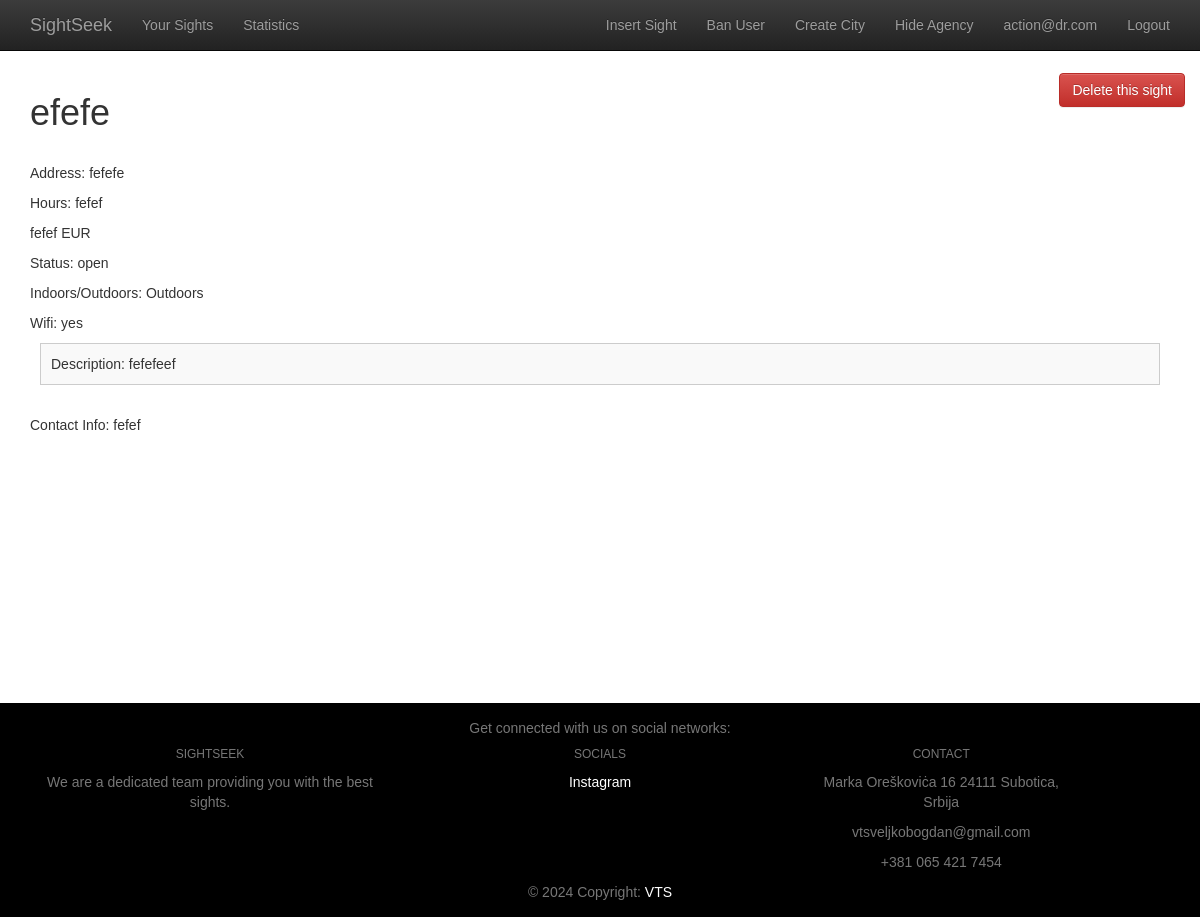
Page /sight.php?id=2 (signed in) on the committed database.
### tables this page shows
CREATE TABLE `sights` (
  `id_sight` int(32) NOT NULL,
  `id_city` int(32) NOT NULL,
  `id_agency` int(32) NOT NULL,
  `name` varchar(255) NOT NULL,
  `address` varchar(255) NOT NULL,
  `hours` varchar(32) NOT NULL,
  `fee` varchar(32) NOT NULL DEFAULT 'No fee',
  `image` varchar(255) DEFAULT NULL,
  `contact_info` varchar(255) DEFAULT NULL,
  `status` varchar(32) NOT NULL DEFAULT 'Unkown / Contact for more info',
  `latitude` varchar(255) NOT NULL,
  `longitude` varchar(255) NOT NULL,
  `times_searched` int(255) NOT NULL DEFAULT 0,
  `times_clicked` int(255) NOT NULL DEFAULT 0,
  `id_category` int(32) NOT NULL,
  `indoors_outdoors` varchar(32) NOT NULL DEFAULT 'indoors',
  `wifi` varchar(32) NOT NULL DEFAULT 'No',
  `description` text DEFAULT NULL
);

### sight.php (the view, shortened to what this page needs)
<?php
require_once "snippets/ban_check.php";
?>
<!DOCTYPE html>
<html lang="en">
<head>
    <?php include_once('snippets/links.php'); ?>
</head>
<body>
<?php include('snippets/header.php'); ?>
<?php
if (isset($_GET['id']) && is_numeric($_GET['id']) && $_GET['id'] >= 0) {
    $id = $_GET['id'];
    $query = $pdo->query('SELECT * FROM sights WHERE id_sight = ' . $id);
    echo "<div class='container city-info'>";
    while ($row = $query->fetch(PDO::FETCH_ASSOC)) {
        if(isset($_SESSION['logged_in']) && $_SESSION['logged_in']) {
            if (!isset($_SESSION['is_agency']) || !$_SESSION['is_agency']) {
                echo "<br><button style='display: inline-block' class='btn btn-danger border navbar-right' onclick='favoriteSight(" . $row["id_sight"] . ")'> Favorite this sight </button>";
            } else {
                echo "<br><button style='display: inline-block' class='btn btn-danger border navbar-right' onclick='deleteSight(" . $row["id_sight"] . ")'> Delete this sight </button>";
            }
        }
        echo '<h1>'.$row['name'].'</h1><br>';
        echo '<p> Address: '.$row['address'].'</p>';
        echo '<p> Hours: '.$row['hours'].'</p>';
        echo '<p> Fee: '.$row['fee'] == 0 ? "No Fee": $row['fee'] .' EUR </p>';
        echo '<p> Status: '.$row['status'].'</p>';
        echo '<p> Indoors/Outdoors: '.$row['indoors_outdoors'].'</p>';
        echo '<p> Wifi: '.$row['wifi'].'</p>';
        echo '<p class="city-card"> Description: '.$row['description'].'</p>';
        echo "<br>";
        echo '<p> Contact Info: '.$row['contact_info'].'</p><br>';
    }
    echo "</div>";
}
else header("Location: index.php");
?>
<?php include('snippets/footer.php'); ?>
</body>
</html>

### style.css (style rules this page uses)
body { font-family: Helvetica, sans-serif; margin: 40pt 0 0; }
.city-info { min-height: 650px; }
.city-card { border: 1px solid #ccc; padding: 10px; margin: 10px; background-color: #f9f9f9; }

### rows in the picture
sights: name "efefe", address "fefefe", hours "fefef", fee "fefef", status "open", indoors_outdoors "Outdoors", wifi "yes", description "fefefeef", contact_info "fefef"

### other values in the picture
$_SESSION['email'] "action@dr.com"
